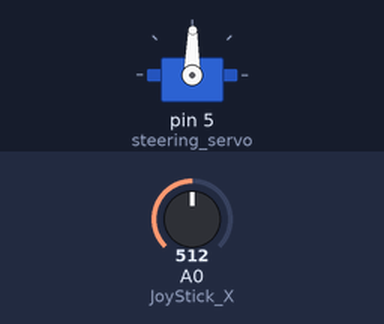
Bench run of a sketch on a simulated Arduino Uno, built with avr-gcc and run on an emulated ATmega328P. Parts: servo. The inputs (shaded band) are chosen by the test bench; at power-on: A0 (JoyStick_X) = 512.

Above: at 1.2 s.
1.3 s: A0 (JoyStick_X) set to 716
At 1.8 s:
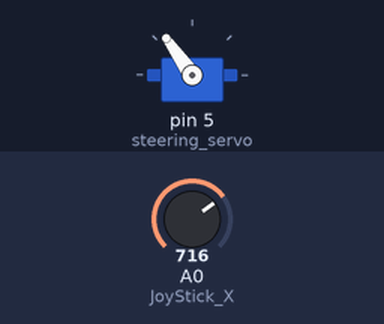
4.3 s: A0 (JoyStick_X) set to 900
At 4.81 s:
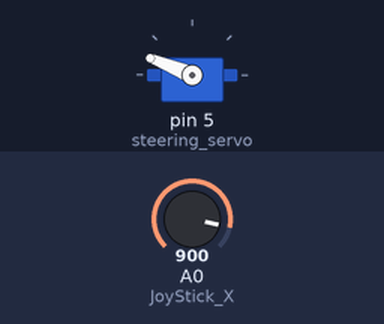
7.3 s: A0 (JoyStick_X) set to 1023
At 7.82 s:
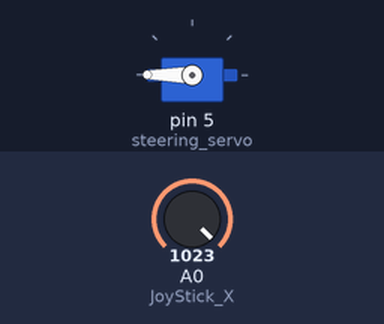
10.3 s: A0 (JoyStick_X) set to 306
At 10.83 s:
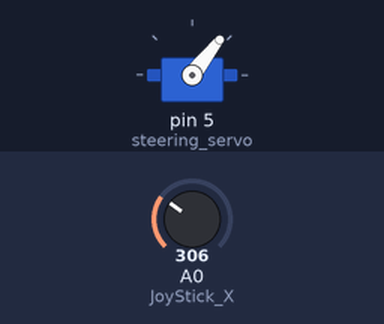
13.3 s: A0 (JoyStick_X) set to 122
At 13.85 s:
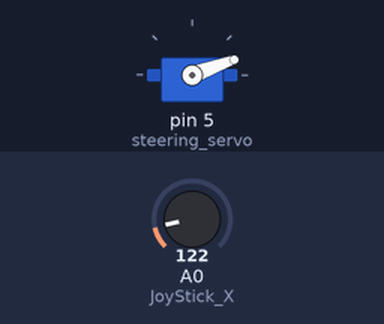
16.3 s: A0 (JoyStick_X) set to 511
At 16.86 s:
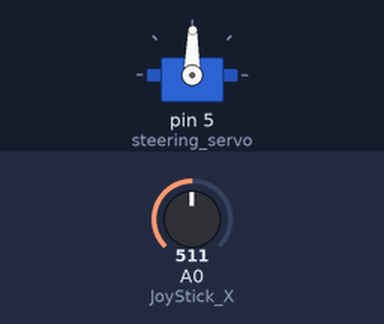
Timing chart, 0 to 19.3 s (numbered marks = the images above; inputs shaded):
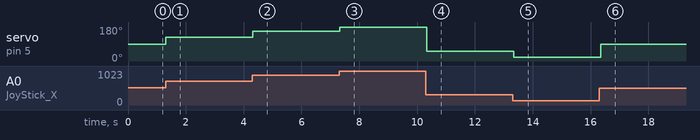

The sketch:

SteeringAndServoV2.ino.ino
```cpp
#include <stdio.h>
#include <stdlib.h>
#include <string.h>
#include <SPI.h>
#include <mcp2515.h>
#include <Servo.h>
/*SERVO*/
/*JOYSTICK IS PIN 3*/
Servo steering_joystick;
Servo steering_servo;

struct can_frame canMsgTX;
struct can_frame canMsgRX;
MCP2515 mcp2515(10);

/*JOYSTICK PARAMETERS*/
int JoyStick_X = 0; // FAR RIGHT 8-11,MIDDLE ABOUT 504-508,FAR LEFT 1017-1021


  void setup()
{
  /*JOYSTICK PARAMETERS*/
  Serial.begin(500000);

  // Initialize CAN Message
  canMsgTX.can_id  = 0x002;
  canMsgTX.can_dlc = 8;
  canMsgTX.data[0] = 0;  // Rate
  canMsgTX.data[1] = 0;
  canMsgTX.data[2] = 0;
  canMsgTX.data[3] = 0;
  canMsgTX.data[4] = 0;
  canMsgTX.data[5] = 0;
  canMsgTX.data[6] = 0;
  canMsgTX.data[7] = 0; // Manual (0) or Automatic (1)

  // Set MCP2515 settings
  mcp2515.reset();
  mcp2515.setBitrate(CAN_500KBPS, MCP_8MHZ);
  mcp2515.setConfigMode();
  mcp2515.setFilterMask(MCP2515::MASK0, false, 0x7FF);
  mcp2515.setFilterMask(MCP2515::MASK1, false, 0x7FF);
  mcp2515.setFilter(MCP2515::RXF0, false, 0x102);
  mcp2515.setNormalMode();

  /*SERVO*/
  steering_servo.attach(5);
}
void loop()
{
  if (mcp2515.readMessage(&canMsgRX) == MCP2515::ERROR_OK) {
    Serial.print(canMsgRX.can_id, HEX); // print ID
    Serial.print(" ");
    Serial.print(canMsgRX.can_dlc); // print DLC
    Serial.print(" ");

    for (int i = 0; i<canMsgRX.can_dlc; i++)  {  // print the data
      Serial.print(canMsgRX.data[i]);
      Serial.print(" ");
    }
    Serial.println();
  }

  int x,y,z;
  x=analogRead(JoyStick_X);
  // Serial.print(x ,DEC);
  // Serial.print(", ");

  if (canMsgRX.can_id == 0x102) {
    int joystick_reading = map(canMsgRX.data[0],0,255,0,180);
    canMsgRX.can_id = 0;
    steering_servo.write(joystick_reading);
  } else {
    int joystick_reading = map(x,9,1020,0,180);
  // Serial.print(joystick_reading);
  // Serial.println();
  steering_servo.write(joystick_reading);
  }


  delay(100);


   steering_servo.write(0);
}
```

Measured:
- after the input at 1.3 s, servo on pin 5 (steering_servo): 89° → 125° at once
- after the input at 4.3 s, servo on pin 5 (steering_servo): 125° → 158° at once
- after the input at 7.3 s, servo on pin 5 (steering_servo): 158° → 180° at once
- after the input at 10.3 s, servo on pin 5 (steering_servo): 180° → 52° at once
- after the input at 13.3 s, servo on pin 5 (steering_servo): 52° → 20° after 0.05 s
- after the input at 16.3 s, servo on pin 5 (steering_servo): 20° → 89° after 0.06 s
